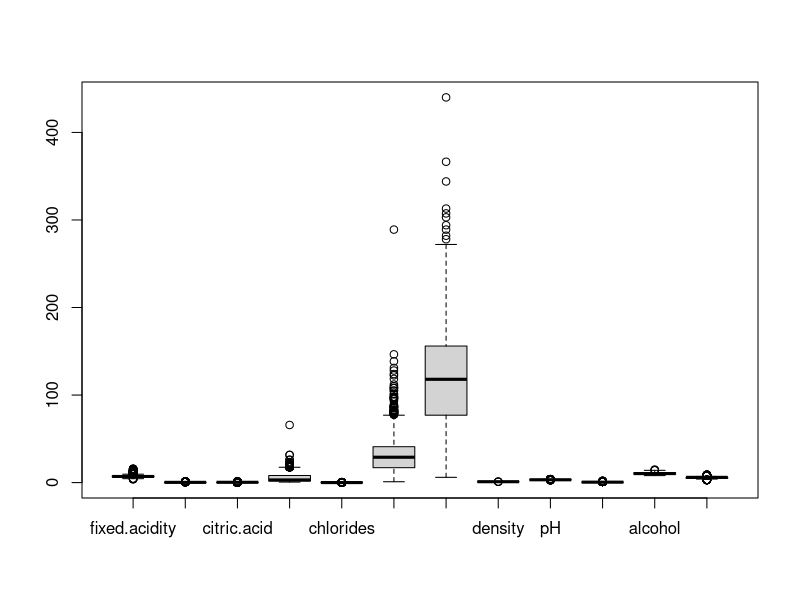
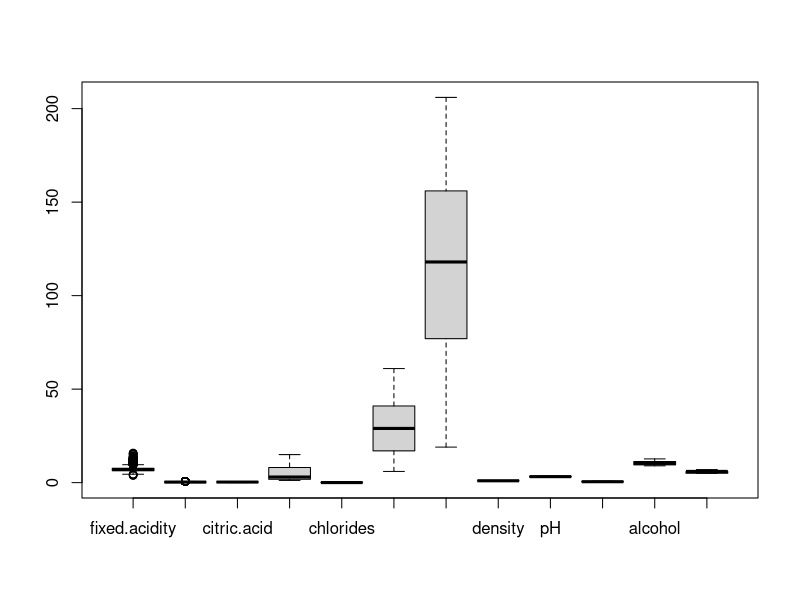
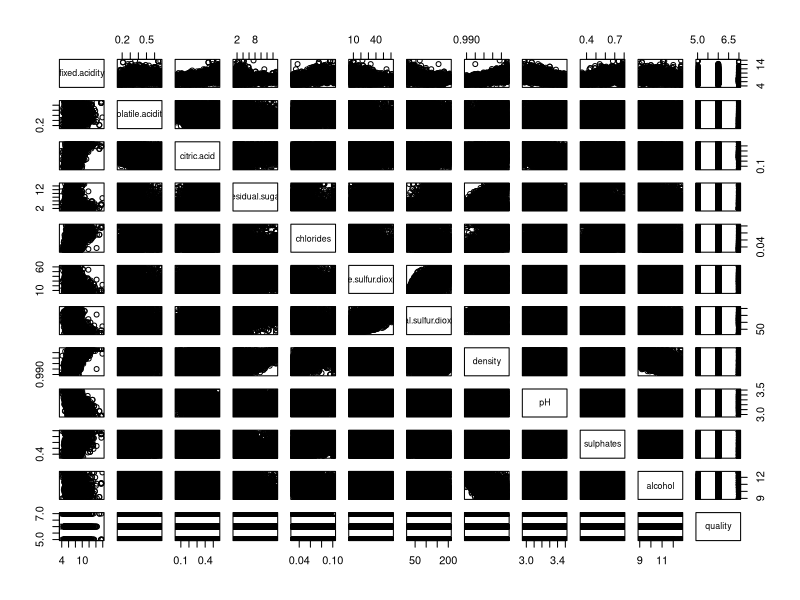
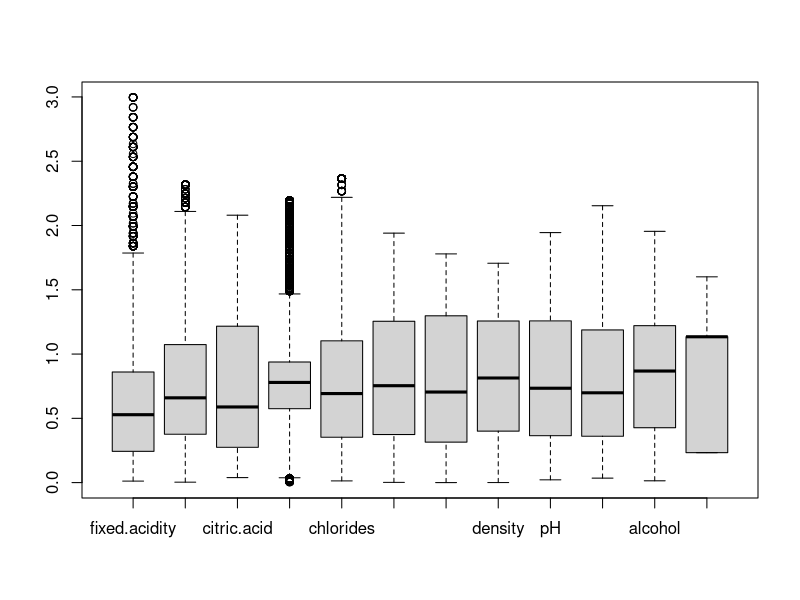
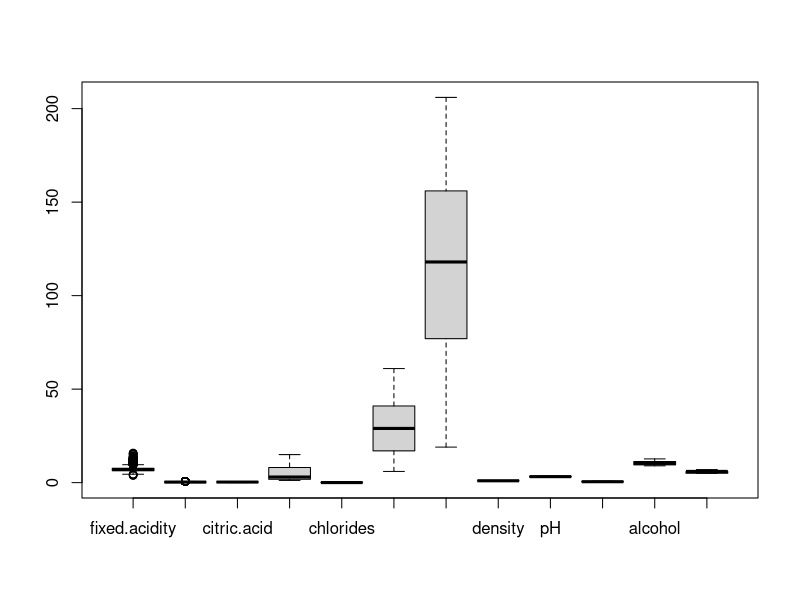
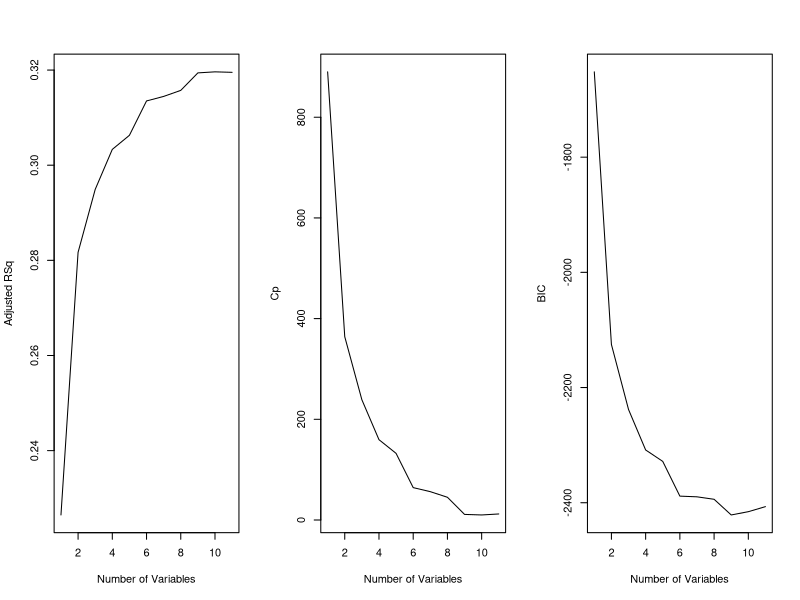
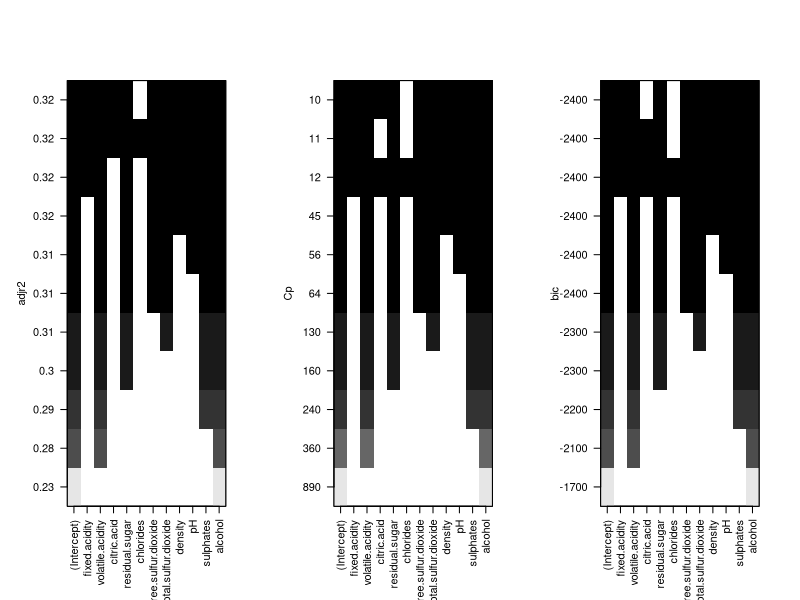

The R source for these figures, in order: (Note: this script raises an error after producing the figures.)
## ---- chunk 1
wine_data = read.csv("winequality-all.csv", header = T, na.strings = "?", stringsAsFactors = T)
wine_data$color <- factor(wine_data$color, levels=c(1, 0), labels=c('R', 'W'))

drop <- c("color")
wine_data = wine_data[,!(names(wine_data) %in% drop)]
## ---- chunk 2
library(scales)
wine_data$fixed.acidity <- squish(wine_data$fixed.acidity, quantile(wine_data$fixed_acidity, c(.05, .95)))

wd_capped <- wine_data

varlist <- names(wine_data)
# varlist <- varlist[-length(varlist)]

for (i in varlist) {
    var <- eval(parse(text = paste0("wine_data$", i)))
    var <- squish(var, quantile(var, c(.05, .95)))
}


wd_capped$fixed.acidity <- squish(wd_capped$fixed.acidity, quantile(wd_capped$fixed_acidity, c(.05, .95)))
wd_capped$volatile.acidity <- squish(wd_capped$volatile.acidity, quantile(wd_capped$volatile.acidity, c(.05, .95)))    
wd_capped$citric.acid<- squish(wd_capped$citric.acid, quantile(wd_capped$citric.acid, c(.05, .95)))          
wd_capped$residual.sugar <- squish(wd_capped$residual.sugar, quantile(wd_capped$residual.sugar, c(.05, .95)))       
wd_capped$chlorides <- squish(wd_capped$chlorides, quantile(wd_capped$chlorides, c(.05, .95)))            
wd_capped$free.sulfur.dioxide <- squish(wd_capped$free.sulfur.dioxide, quantile(wd_capped$free.sulfur.dioxide, c(.05, .95)))  
wd_capped$total.sulfur.dioxide <- squish(wd_capped$total.sulfur.dioxide, quantile(wd_capped$total.sulfur.dioxide, c(.05, .95))) 
wd_capped$density <- squish(wd_capped$density, quantile(wd_capped$density, c(.05, .95)))
wd_capped$pH <- squish(wd_capped$pH, quantile(wd_capped$pH, c(.05, .95)))                  
wd_capped$sulphates <- squish(wd_capped$sulphates, quantile(wd_capped$sulphates, c(.05, .95)))           
wd_capped$alcohol <- squish(wd_capped$alcohol, quantile(wd_capped$alcohol, c(.05, .95)))   
wd_capped$quality <- squish(wd_capped$quality, quantile(wd_capped$quality, c(.05, .95))) 

# We compare the dimensions of the dataset before and after outlier removal

dim(wine_data)
dim(wd_capped)

dim(wine_data)[1] - dim(wd_capped)[1]
boxplot(wine_data)
boxplot(wd_capped)

wine_data <- wd_capped
## ---- chunk 3
pairs(wine_data)
## ---- chunk 4
summary(wine_data)
## ---- chunk 5
z_scores <- as.data.frame(sapply(wine_data, function(wine_data) (abs(wine_data-mean(wine_data))/sd(wine_data))))    
no_outliers <- z_scores[!rowSums(z_scores>3), ]
# head(no_outliers)
dim(wine_data)
dim(no_outliers)

dim(wine_data)[1] - dim(no_outliers)[1]

boxplot(no_outliers)

## ---- chunk 6
varlist <- names(wine_data)
# varlist <- varlist[-length(varlist)]

for (i in varlist) {
    var <- eval(parse(text = paste0("wine_data$", i)))
    Q1 <- quantile(var, 0.25)
    Q3 <- quantile(var, 0.75)
    iqr <- IQR(var)
    no_outliers <- subset(wine_data, var > (Q1 - 1.5*iqr) & var < (Q3 + 1.5*iqr) )
    
}

# We compare the dimensions of the dataset before and after outlier removal
dim(wine_data)
dim(no_outliers)

dim(wine_data)[1] - dim(no_outliers)[1]
boxplot(no_outliers)
## ---- chunk 7
library(leaps)
# Perform best subset selection using the regsubsets() function included
# in the leaps library
regfit.full <- regsubsets(quality ~ ., wine_data, nvmax = 11)

# Summary of the full best subset selection model, the models with 1-11 variables
# are shown below
# shows the best set of variables for each model size
summary(regfit.full)
## ---- chunk 8
reg.summary = summary(regfit.full)
## ---- chunk 9
par(mfrow = c(1, 3))
plot(reg.summary$adjr2, xlab = "Number of Variables" ,
ylab = "Adjusted RSq" , type = "l")

plot (reg.summary$cp, xlab = "Number of Variables" ,
ylab = "Cp" , type = "l")

plot (reg.summary$bic, xlab = "Number of Variables" ,
ylab = "BIC" , type = "l")
## ---- chunk 10
# Find the number of predictors that corresponds to the maximum adjusted Rsq val
which.max(reg.summary$adjr2)
# Find the number of predictors that corresponds to the minimum adjusted Cp val
which.min(reg.summary$cp)
# Find the number of predictors that corresponds to the minimum adjusted BIC val
which.min(reg.summary$bic)
## ---- chunk 11
plot(regfit.full, scale = "adjr2")
plot(regfit.full, scale = "Cp")
plot(regfit.full, scale = "bic")
## ---- chunk 12
set.seed(1)
train <- sample(c(TRUE, FALSE), nrow(wine_data), replace = TRUE)
test <- (!train)
## ---- chunk 13
regfit.best <- regsubsets(quality ~ ., data = wine_data[train, ], nvmax = 11)
test.mat <- model.matrix(quality ~ ., data = wine_data[test, ])
## ---- chunk 14
val.errors <- rep(0, 11)


for (i in 1:11) {
    coefi <- coef(regfit.best, id = i)
    pred <- test.mat[, names(coefi)] %*% coefi
    val.errors[i] <- mean((wine_data$quality[test] - pred)^2)
    
}
## ---- chunk 15
val.errors
which.min(val.errors)
## ---- chunk 16
predict.regsubsets <- function(object, newdata, id , ...) {
form <- as.formula(object$call[[2]])
mat <- model.matrix(form, newdata )
coefi <- coef(object, id = id)
xvars <- names (coefi)
mat[, xvars ] %*% coefi
}
## ---- chunk 17
regfit.best <- regsubsets(quality ~ ., data = wine_data, nvmax = 11)
coef(regfit.best, 10)
## ---- chunk 18
k <- 5
n <- nrow(wine_data)
set.seed(1)
folds <- sample(rep(1:k, length = n))
cv.errors <- matrix(NA, k, 11, dimnames = list(NULL, paste(1:11)))
## ---- chunk 19
for (j in 1:k) {
    best.fit <- regsubsets(quality ~ ., data = wine_data[folds != j, ], nvmax = 11)
    
    for (i in 1:11) {
        pred <- predict(best.fit, wine_data[folds == j, ], id = i)
        cv.errors[j, i] <- mean((wine_data$quality[folds == j] - pred)^2)
    }
}
## ---- chunk 20
mean.cv.errors <- apply(cv.errors, 2, mean)
mean.cv.errors
min(mean.cv.errors)
## ---- chunk 21
reg.best <- regsubsets(quality ~ ., data = wine_data, nvmax = 11)
coef(reg.best, 9)
## ---- chunk 22
set.seed(1)
x <- model.matrix(quality ~ ., wine_data)[, -1]
y <- wine_data$quality
train <- sample(1:nrow(x), nrow(x)/2)
test <- (-train)
y.test <- y[test]
## ---- chunk 23
library(glmnet)
grid <- 10^seq(10, -2, length = 100)
## ---- chunk 24
ridge.mod <- glmnet(x[train, ], y[train], alpha = 0, lambda = grid)
plot(ridge.mod)
## ---- chunk 25
set.seed(1)
cv.out <- cv.glmnet(x[train, ], y[train], alpha = 0)
plot(cv.out)
## ---- chunk 26
bestlam <- cv.out$lambda.min
lasso.pred <- predict(ridge.mod, s = bestlam, newx = x[test, ])
mean((lasso.pred - y.test)^2)
## ---- chunk 27
out <- glmnet(x, y, alpha = 0, lambda = grid)
ridge.coef <- predict(out, type = "coefficients", s = bestlam)[1:12, ]
ridge.coef
## ---- chunk 28
ridge.coef[ridge.coef != 0]
## ---- chunk 29
set.seed(1)
x <- model.matrix(quality ~ ., wine_data)[, -1]
y <- wine_data$quality
train <- sample(1:nrow(x), nrow(x)/2)
test <- (-train)
y.test <- y[test]
## ---- chunk 30
library(glmnet)
grid <- 10^seq(10, -2, length = 100)
## ---- chunk 31
lasso.mod <- glmnet(x[train, ], y[train], alpha = 1, lambda = grid)
plot(lasso.mod)
## ---- chunk 32
set.seed(1)
cv.out <- cv.glmnet(x[train, ], y[train], alpha = 1)
plot(cv.out)
## ---- chunk 33
bestlam <- cv.out$lambda.min
lasso.pred <- predict(lasso.mod, s = bestlam, newx = x[test, ])
mean((lasso.pred - y.test)^2)
## ---- chunk 34
out <- glmnet(x, y, alpha = 1, lambda = grid)
lasso.coef <- predict(out, type = "coefficients", s = bestlam)[1:12, ]
lasso.coef
## ---- chunk 35
lasso.coef[lasso.coef != 0]
## ---- chunk 36
lasso.coef[lasso.coef == 0]
## ---- chunk 37
set.seed(1)
x <- model.matrix(quality ~ ., wine_data)[, -1]
y <- wine_data$quality
train <- sample(1:nrow(x), nrow(x)/2)
test <- (-train)
y.test <- y[test]
## ---- chunk 38
library(pls)
set.seed(2)
pcr.fit <- pcr(quality ~ ., data = wine_data, scale = TRUE, validation = "CV")
## ---- chunk 39
summary(pcr.fit)
## ---- chunk 40
validationplot(pcr.fit, val.type = "MSEP")
## ---- chunk 41
set.seed(1)
pcr.fit <- pcr(quality ~ ., data = wine_data, scale = TRUE, validation = "CV")
validationplot(pcr.fit, val.type = "MSEP")
## ---- chunk 42
pcr.pred <- predict(pcr.fit, x[test, ], ncomp = 5)
mean((pcr.pred - y.test)^2)
## ---- chunk 43
pcr.fit <- pcr(y ~ x, scale = TRUE, ncomp = 5)
summary(pcr.fit)
## ---- chunk 44
set.seed(1)
x <- model.matrix(quality ~ ., wine_data)[, -1]
y <- wine_data$quality
train <- sample(1:nrow(x), nrow(x)/2)
test <- (-train)
y.test <- y[test]
## ---- chunk 45
pls.fit <- plsr(quality ~ ., data = wine_data, subset = train, scale = TRUE, validation = "CV")
summary(pls.fit)
## ---- chunk 46
validationplot(pls.fit, val.type = "MSEP")
## ---- chunk 47
pls.pred <- predict(pls.fit, x[test, ], ncomp = 1)
mean((pls.pred - y.test)^2)
## ---- chunk 48
pls.fit <- plsr(quality ~ ., data = wine_data, scale = TRUE, ncomp = 1)
summary(pls.fit)
